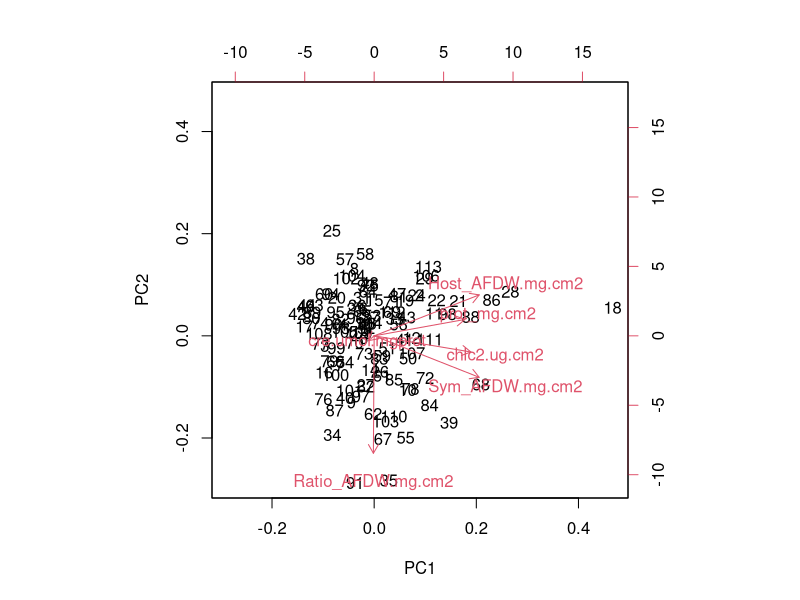
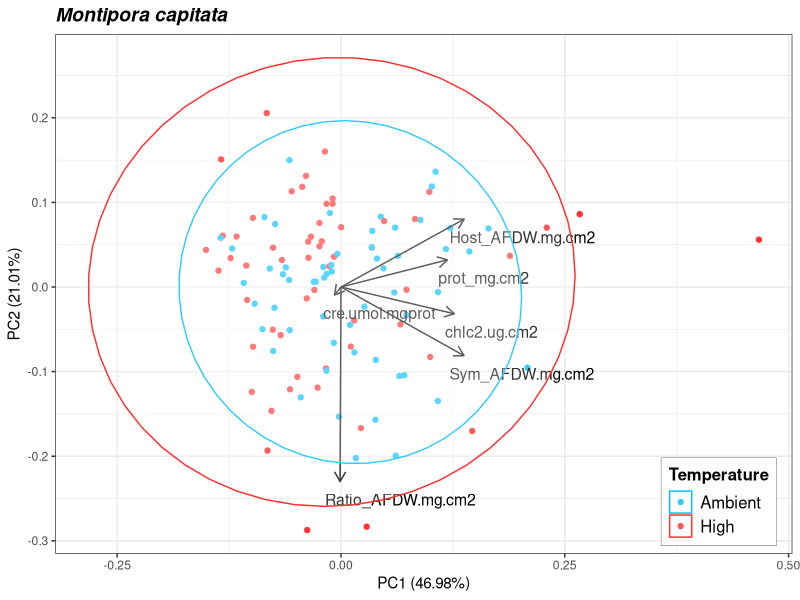
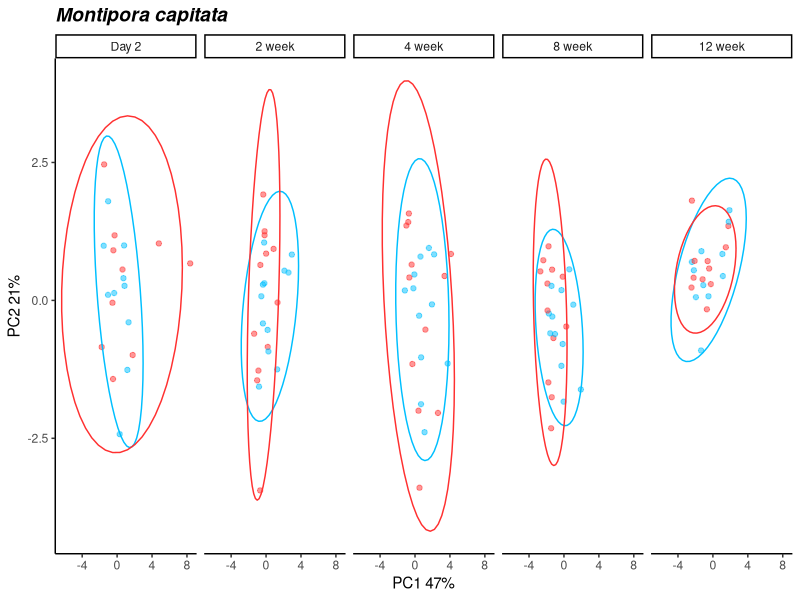
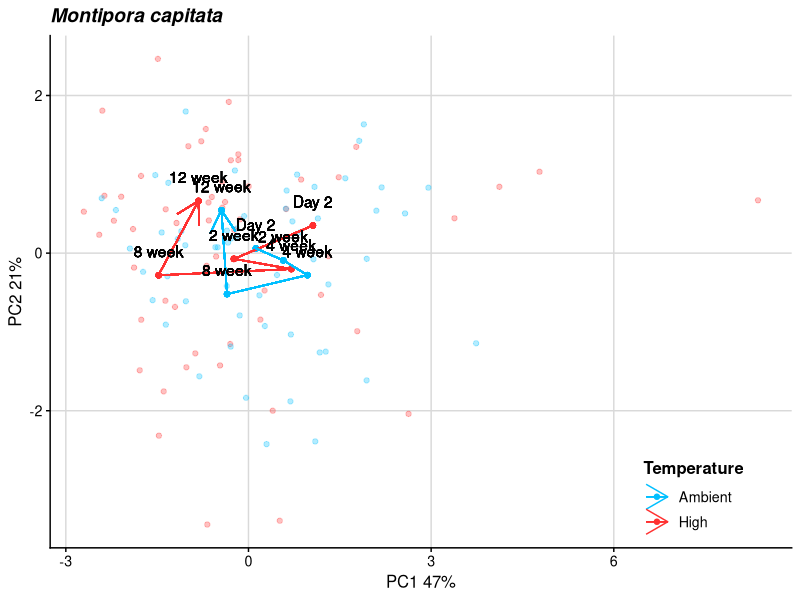
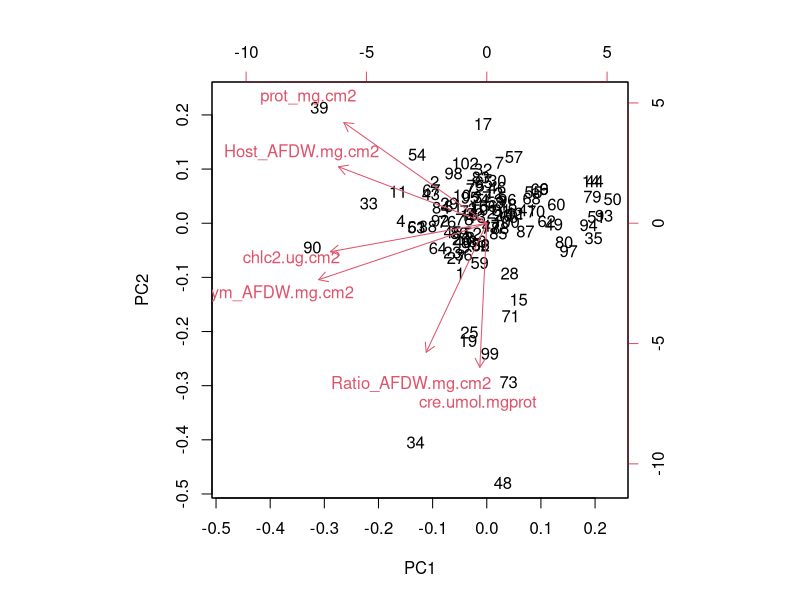
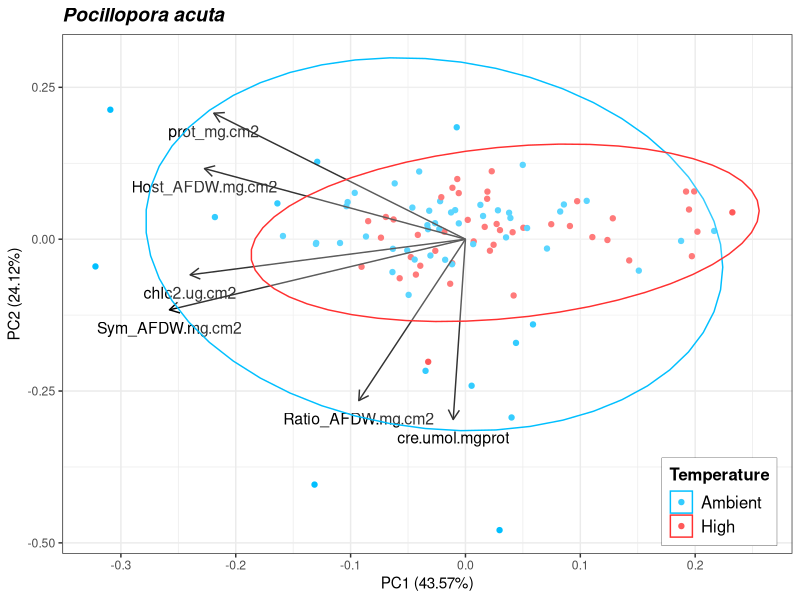
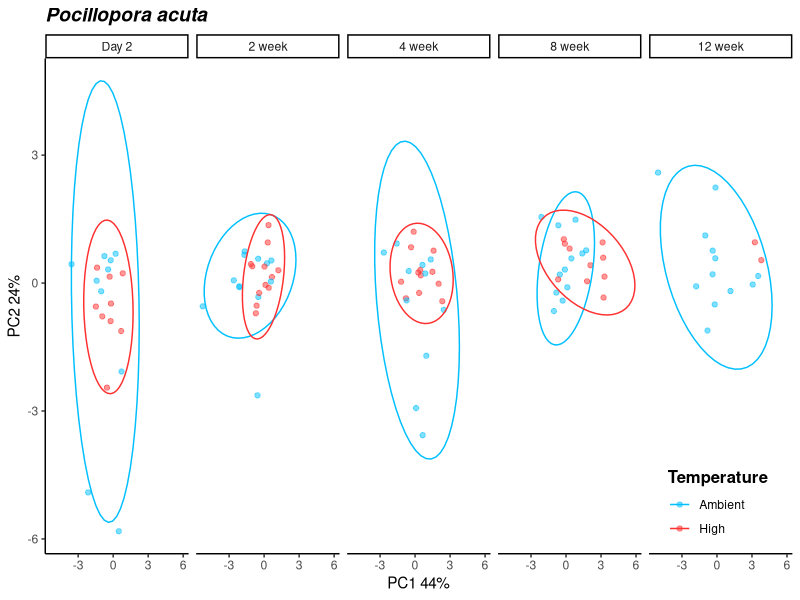
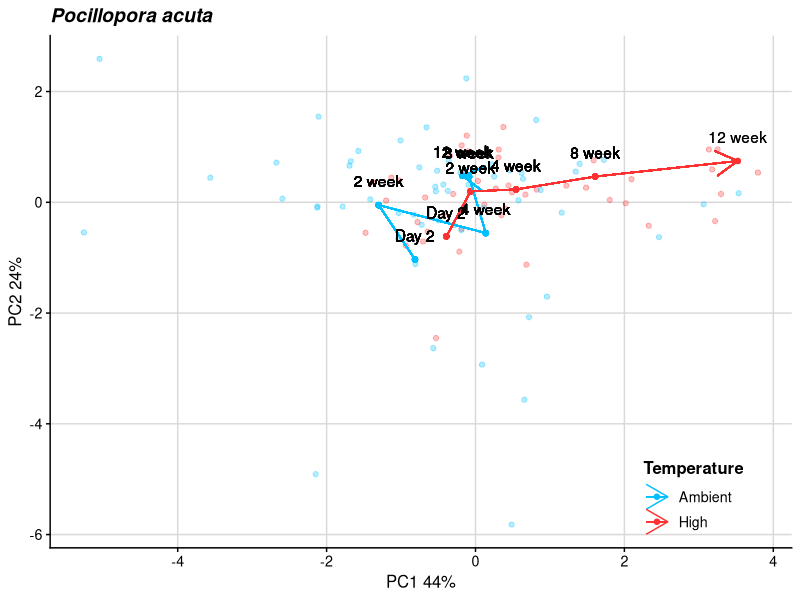

Recreate these plots in R, in order. (Note: this script raises an error after producing the figures.)
# set working directory and load necessary packages
library(vegan)
library(tidyverse)
library(reshape2)
#library(ggbiplot)
library(broom)  # devtools::install_github("tidymodels/broom")
library(cowplot)
library(ggpubr)
library(ggfortify)
library(ggrepel)
library(gridExtra)
library(ggforce)

# set seed
set.seed(54321)

# import data
data <- read.csv("Output/results_physiology.csv") %>% #read in file
  select(-Pnet_umol.cm2.hr, -Rdark_umol.cm2.hr, -Pgross_umol.cm2.hr, -chla.ug.cm2) %>% na.omit() %>%
  filter(Timepoint=="Day 2"| Timepoint== "2 week"| Timepoint== "4 week" | Timepoint== "8 week" | Timepoint== "12 week")
data$Timepoint <- factor(data$Timepoint, levels = c("Day 2", "2 week", "4 week", "8 week", "12 week"))

cols <- c("lightblue", "red")

unique(data$Phase) # checking that all three phases are present

M.data <- data %>% filter(Species=="Mcapitata") %>% select(c(10:15))
P.data <- data %>% filter(Species=="Pacuta") %>% select(c(10:15))

#Identify Factors 
Mcap.info <- data %>% filter(Species=="Mcapitata") %>% select(c(1:9,16))
Pact.info <-  data %>% filter(Species=="Pacuta") %>% select(c(1:9,16))

#Scale and center datasets
Mcap.data.scaled <- scale(M.data, center = T, scale = T) # scaled variables
Pact.data.scaled <- scale(P.data, center = T, scale = T) # scaled variables

### Mcap
#PCA
Mcap.pca.out <- prcomp(Mcap.data.scaled, center=FALSE, scale=FALSE) #run PCA
M.summary <- summary(Mcap.pca.out); M.summary #view results
biplot(Mcap.pca.out) #plot results

# PERMANOVA
Mcap.mod <- adonis2(Mcap.data.scaled ~ Temperature * CO2 * Timepoint, data = Mcap.info, method = "euclidian"); Mcap.mod # PERMANOVA


## Biplot 
Mcap.biplot <- autoplot(Mcap.pca.out, data = Mcap.info, colour = 'Temperature', 
                       loadings = TRUE, loadings.colour = 'black', frame=TRUE, frame.type = 'norm',
                       loadings.label = TRUE, loadings.label.size = 4, loadings.label.colour = 'black', repel=TRUE,
                       loadings.label.vjust=2, loadings.label.hjust=0.1) +
  scale_color_manual(values = c("deepskyblue", "firebrick1")) + scale_fill_manual(values = c("white", "white")) +
  theme_bw() + ggtitle("Montipora capitata") + 
  theme(plot.title = element_text(face = 'bold.italic', size = 14, hjust = 0)) + 
  theme(legend.title = element_text(size=12, face="bold")) + 
  theme(legend.text = element_text(size=12)) +
  theme(legend.position = c(0.9, 0.1)) + 
  theme(legend.background = element_rect(size=0.1, linetype="solid", colour ="black")); Mcap.biplot

ggsave(file="Output/Final_Figures/CSP-PCA-Mcap.png", Mcap.biplot, width = 6, height = 5, units = c("in"))

# Mcap.pca.out %>%
#   augment(M.data) %>% # add original dataset back in
#   ggplot(aes(.fittedPC1, .fittedPC2, color = Temperature)) + 
#   geom_point(size = 1.5) +
#   theme_half_open(12) + background_grid()+
#   stat_ellipse() +
#   facet_grid(cols=vars(Phase))+
#   xlab("PC1 48%") + ylab("PC2 18%")

Mcapitata.plot <- Mcap.pca.out %>%
  augment(Mcap.info) %>% # add original dataset back in
  ggplot(aes(.fittedPC1, .fittedPC2, color = Temperature)) + 
  geom_point(size = 1.5, alpha=0.5) +
  theme_half_open(12) + background_grid()+
  stat_ellipse() +
  theme_classic() +
  ggtitle("Montipora capitata") + 
  facet_grid(cols=vars(Timepoint)) +
  theme(plot.title = element_text(face = 'bold.italic', size = 14, hjust = 0)) +
  theme(legend.title = element_text(size=12, face="bold"), legend.position = "none") +
  scale_color_manual(values = c("deepskyblue", "firebrick1"), aesthetics = c("colour")) +
  xlab("PC1 47%") + ylab("PC2 21%"); Mcapitata.plot 

ggsave(file="Output/Final_Figures/CSP-5TP-Mcap.png", Mcapitata.plot, width = 6, height = 5, units = c("in"))

Mcapitata.all <- Mcap.pca.out %>%
  augment(Mcap.info) %>% # add original dataset back in
  group_by(Timepoint, Temperature) %>%
  mutate(PC1.mean = mean(.fittedPC1),
         PC2.mean = mean(.fittedPC2)) %>% select(-.fittedPC4, -.fittedPC5, -.fittedPC6)
high <- Mcapitata.all %>% subset(Temperature == "High")
amb <- Mcapitata.all %>% subset(Temperature == "Ambient")

filter(Mcapitata.all, Timepoint == "Day 2" & Temperature == "Ambient")
filter(Mcapitata.all, Timepoint == "2 week" & Temperature == "Ambient")
filter(Mcapitata.all, Timepoint == "4 week" & Temperature == "Ambient")
filter(Mcapitata.all, Timepoint == "8 week" & Temperature == "Ambient")
filter(Mcapitata.all, Timepoint == "12 week" & Temperature == "Ambient")

### come back to finding a more elegant way to do geom segment; this will have to change after I do protein  

Mcapitata.all.fig <- ggplot(Mcapitata.all, aes(.fittedPC1, .fittedPC2, color = Temperature)) + 
  geom_point(size = 1.5, alpha=0.3) +
  geom_point(aes(x=PC1.mean, y=PC2.mean)) +
  geom_segment(aes(x = 1.06, y = 0.351, xend = -0.239, yend = -0.0732, colour = Temperature), data=high) + # Day 2 to 2 week
  geom_segment(aes(x = -0.239, y = -0.0732, xend = 0.703, yend = -0.202, colour = Temperature), data=high) + # 2 week to 4 week
  geom_segment(aes(x = 0.703, y = -0.202, xend = -1.48, yend = -0.281, colour = Temperature), data=high) + # 4 week to 8 week
  geom_segment(aes(x = -1.48, y = -0.281, xend = -0.821, yend = 0.662, colour = Temperature), data=high, arrow = arrow()) + # 8 week to 12 week
  geom_segment(aes(x = 0.121, y = 0.0600, xend = 0.572, yend = -0.0918, colour = Temperature), data=amb) + # Day 2 to 2 week
  geom_segment(aes(x = 0.572, y = -0.0918, xend = 0.968, yend = -0.279, colour = Temperature), data=amb) + # 2 week to 4 week
  geom_segment(aes(x = 0.968, y = -0.279, xend = -0.352, yend = -0.520, colour = Temperature), data=amb) + # 4 week to 8 week
  geom_segment(aes(x = -0.352, y = -0.520, xend = -0.444, yend = 0.543, colour = Temperature), data=amb, arrow = arrow()) + # 8 week to 12 week
  geom_text(aes(PC1.mean, PC2.mean, label=Timepoint), vjust=-1.5, color="black") +
  theme_half_open(12) + background_grid() +
  ggtitle("Montipora capitata") + 
  theme(legend.position = c(0.8, 0.1)) +
  theme(plot.title = element_text(face = 'bold.italic', size = 14, hjust = 0)) +
  theme(legend.title = element_text(size=12, face="bold")) +
  scale_color_manual(values = c("deepskyblue", "firebrick1"), aesthetics = c("colour")) +
  xlab("PC1 47%") + ylab("PC2 21%"); Mcapitata.all.fig 

ggsave(file="Output/Final_Figures/CSP-all-Mcap.png", Mcapitata.all.fig, width = 6, height = 5, units = c("in"))

### Pact
#PCA
Pact.pca.out <- prcomp(Pact.data.scaled, center=FALSE, scale=FALSE) #run PCA
P.summary <- summary(Pact.pca.out); P.summary #view results
biplot(Pact.pca.out) #plot results

# PERMANOVA
Pact.mod <- adonis2(Pact.data.scaled ~ Temperature * CO2 * Timepoint, data = Pact.info, method = "euclidian"); Pact.mod # PERMANOVA

## Biplot 
Pacuta.biplot <- autoplot(Pact.pca.out, data = Pact.info, colour = 'Temperature', 
                        loadings = TRUE, loadings.colour = 'black', frame=TRUE, frame.type = 'norm',
                        loadings.label = TRUE, loadings.label.size = 4, loadings.label.colour = 'black', repel=TRUE,
                        loadings.label.vjust = 2) +
  scale_color_manual(values = c("deepskyblue", "firebrick1")) + scale_fill_manual(values = c("white", "white")) +
  theme_bw() + ggtitle("Pocillopora acuta") + 
  theme(plot.title = element_text(face = 'bold.italic', size = 14, hjust = 0)) + 
  theme(legend.title = element_text(size=12, face="bold")) + 
  theme(legend.text = element_text(size=12)) +
  theme(legend.position = c(0.9, 0.1)) + 
  theme(legend.background = element_rect(size=0.1, linetype="solid", colour ="black")); Pacuta.biplot

ggsave(file="Output/Final_Figures/CSP-PCA-Pacuta.png", Pacuta.biplot, width = 6, height = 5, units = c("in"))

Biplots <- arrangeGrob(Mcap.biplot, Pacuta.biplot, ncol = 2)
ggsave(file="Output/Final_Figures/CSP-PCAs.png", Biplots, width = 12, height = 5, units = c("in"))

# Pact.pca.out %>%
#   augment(P.data) %>% # add original dataset back in
#   ggplot(aes(.fittedPC1, .fittedPC2, color = Temperature)) + 
#   geom_point(size = 1.5) +
#   theme_half_open(12) + background_grid()+
#   stat_ellipse() +
#   facet_grid(cols=vars(Phase))+
#   xlab("PC1 45%") + ylab("PC2 21%")

Pacuta.plot <- Pact.pca.out %>%
  augment(Pact.info) %>% # add original dataset back in
  ggplot(aes(.fittedPC1, .fittedPC2, color = Temperature)) + 
  geom_point(size = 1.5, alpha=0.5) +
  theme_half_open(12) + background_grid()+
  stat_ellipse() +
  theme_classic() +
  ggtitle("Pocillopora acuta") + 
  facet_grid(cols=vars(Timepoint)) +
  theme(legend.position = c(0.9, 0.1)) +
  theme(plot.title = element_text(face = 'bold.italic', size = 14, hjust = 0)) +
  theme(legend.title = element_text(size=12, face="bold")) +
  scale_color_manual(values = c("deepskyblue", "firebrick1"), aesthetics = c("colour")) +
  xlab("PC1 44%") + ylab("PC2 24%"); Pacuta.plot 

ggsave(file="Output/Final_Figures/CSP-5TP-Pact.png", Pacuta.plot, width = 6, height = 5, units = c("in"))

Five.TP <- arrangeGrob(Mcapitata.plot, Pacuta.plot, ncol=2)
ggsave(file="Output/Final_Figures/CSP-5TP.png", Five.TP, width = 12, height = 6, units = c("in"))


Pact.all <- Pact.pca.out %>%
  augment(Pact.info) %>% # add original dataset back in
  group_by(Timepoint, Temperature) %>%
  mutate(PC1.mean = mean(.fittedPC1),
         PC2.mean = mean(.fittedPC2)) %>% select(-.fittedPC4, -.fittedPC5, -.fittedPC6)

high <- Pact.all %>% subset(Temperature == "High")
amb <- Pact.all %>% subset(Temperature == "Ambient")

filter(Pact.all, Timepoint == "Day 2" & Temperature == "High")
filter(Pact.all, Timepoint == "2 week" & Temperature == "High")
filter(Pact.all, Timepoint == "4 week" & Temperature == "High")
filter(Pact.all, Timepoint == "8 week" & Temperature == "High")
filter(Pact.all, Timepoint == "12 week" & Temperature == "High")
  
Pact.all.fig <- ggplot(Pact.all, aes(.fittedPC1, .fittedPC2, color = Temperature)) + 
  geom_point(size = 1.5, alpha=0.3) +
  geom_point(aes(x=PC1.mean, y=PC2.mean)) +
  geom_segment(aes(x = -0.813, y = -1.03, xend = -1.30, yend = -0.0509, colour = Temperature), data=amb) + # Day 2 to 2 week
  geom_segment(aes(x = -1.30, y = -0.0509, xend = 0.138, yend = -0.556, colour = Temperature), data=amb) + # 2 week to 4 week
  geom_segment(aes(x = 0.138, y = -0.556, xend = -0.0865, yend = 0.463, colour = Temperature), data=amb) + # 4 week to 8 week
  geom_segment(aes(x = -0.0865, y = 0.463, xend = -0.173, yend = 0.479, colour = Temperature), data=amb, arrow = arrow()) + # 8 week to 12 week
  geom_segment(aes(x = -0.391, y = -0.616, xend = -0.0670, yend = 0.196, colour = Temperature), data=high) + # Day 2 to 2 week
  geom_segment(aes(x = -0.0670, y = 0.196, xend = 0.545, yend = 0.233, colour = Temperature), data=high) + # 2 week to 4 week
  geom_segment(aes(x = 0.545, y = 0.233, xend = 1.61, yend = 0.466, colour = Temperature), data=high) + # 4 week to 8 week
  geom_segment(aes(x = 1.61, y = 0.466, xend = 3.52, yend = 0.746, colour = Temperature), data=high, arrow = arrow()) + # 8 week to 12 week
  geom_text(aes(PC1.mean, PC2.mean, label=Timepoint), vjust=-1.5, color="black") +
  theme_half_open(12) + background_grid() +
  ggtitle("Pocillopora acuta") + 
  theme(legend.position = c(0.8, 0.1)) +
  theme(plot.title = element_text(face = 'bold.italic', size = 14, hjust = 0)) +
  theme(legend.title = element_text(size=12, face="bold")) +
  scale_color_manual(values = c("deepskyblue", "firebrick1"), aesthetics = c("colour")) +
  xlab("PC1 44%") + ylab("PC2 24%"); Pact.all.fig 

ggsave(file="Output/Final_Figures/CSP-all-Pact.png", Pact.all.fig, width = 6, height = 5, units = c("in"))

All <- arrangeGrob(Mcapitata.all.fig, Pact.all.fig, ncol=2)
ggsave(file="Output/Final_Figures/CSP-all.png", All, width = 12, height = 6, units = c("in"))


multi.page <- ggarrange(Mcapitata.plot, Pacuta.plot, Mcapitata.plot.all, Pacuta.plot.all,
                        nrow = 2, ncol = 2)

ggexport(multi.page, filename = "Output/multi.page.ggplot2.pdf")


## 4 panel figure 
## Timeseries, general PCA, bleaching score, survfit plot 


four <- arrangeGrob(Biplots, ncol=1)
ggsave(file="Output/Final_Figures/CSP-4panel.png", four, width = 12, height = 5, units = c("in"))
